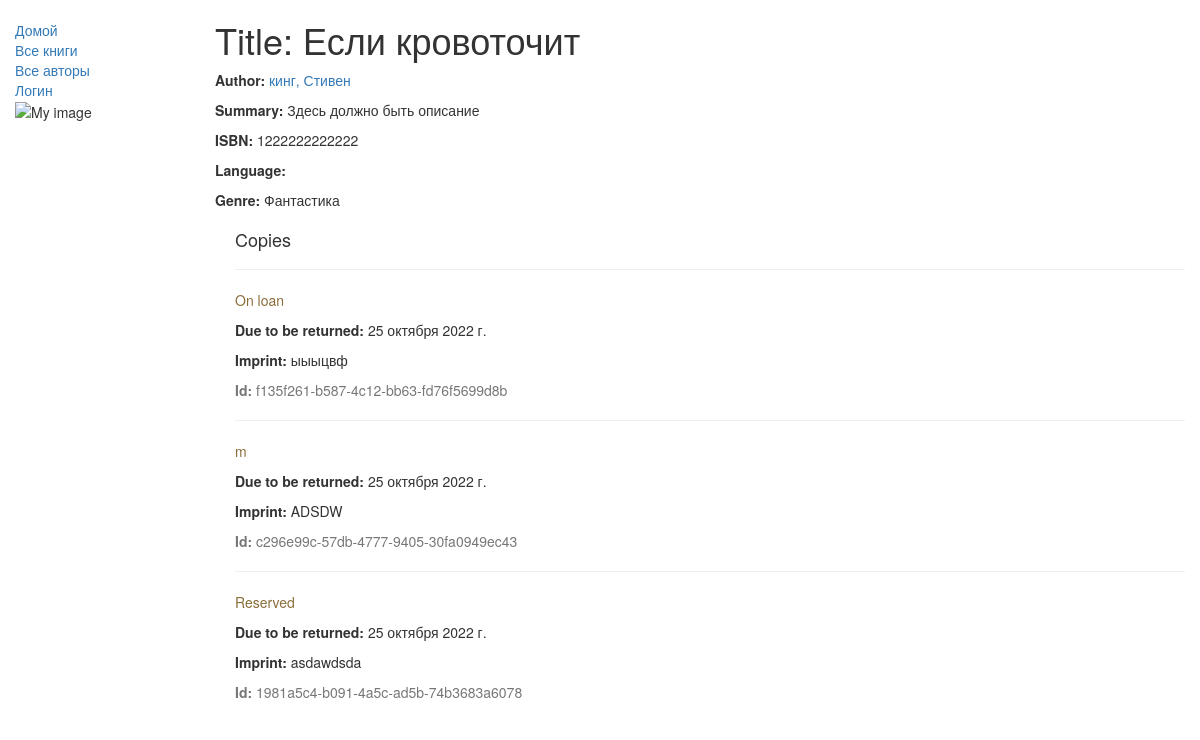
The app's page /catalog/book/4 with its own data.
### catalog/models.py (models this page shows, shortened)
class Book(models.Model):
    title = models.CharField(max_length=200)
    author = models.ForeignKey('Author', on_delete=models.SET_NULL, null=True)
    summary = models.TextField(max_length=1000, help_text="Enter a brief description of the book")
    isbn = models.CharField('ISBN', max_length=13,
                            help_text='13 Character <a href= "https://www.isbn-international.org/content/what-isbn"> ISBN number</a>')
    genre = models.ManyToManyField(Genre, help_text="Select a genre for this book")
    def display_genre(self):
        return ', '.join([genre.name for genre in self.genre.all()[:3]])
    display_genre.short_description = 'Genre'

class Author(models.Model):
    first_name = models.CharField(max_length=100)
    last_name = models.CharField(max_length=100)
    date_of_birth = models.DateField(null=True, blank=True)
    date_of_death = models.DateField('Died', null=True, blank=True)
    def __str__(self):
        return '{0}, {1}'.format(self.last_name, self.first_name)

class Genre(models.Model):
    name = models.CharField(max_length=200, help_text="Enter a bookgenre (e.g. Science Fiction, French Poetry etc.)")
    def __str__(self):
        return self.name

class BookInstance(models.Model):
    id = models.UUIDField(primary_key=True, default=uuid.uuid4,
                          help_text="Unique ID for this particular book across whole library")
    book = models.ForeignKey('Book', on_delete=models.RESTRICT, null=True)
    imprint = models.CharField(max_length=200)
    due_back = models.DateField(null=True, blank=True)
    borrower = models.ForeignKey(User, on_delete=models.SET_NULL, null=True, blank=True)
    LOAN_STATUS = (
        ('d', 'Maintenance'),
        ('o', 'On loan'),
        ('a', 'Available'),
        ('r', 'Reserved'),
    )
    status = models.CharField(
        max_length=1,
        choices=LOAN_STATUS,
        blank=True,
        default='d',
        help_text='Book availability')
    class Meta:
        ordering = ['due_back']
        permissions = (("can_mark_returned", "Set book as returned"),)

### catalog/views.py (the view, shortened to what this page needs)
# urls.py: path('book/<int:pk>', views.BookDetailView.as_view(), name='book-detail'),
class BookDetailView(generic.DetailView):
    model = Book

### catalog/templates/catalog/book_detail.html (shortened to what this page needs)
{% extends "base_generic.html" %}
{% block content %}
  <h1>Title: {{ book.title }}</h1>
  <p><strong>Author:</strong> <a href="">{{ book.author }}</a></p>
  <p><strong>Summary:</strong> {{ book.summary }}</p>
  <p><strong>ISBN:</strong> {{ book.isbn }}</p>
  <p><strong>Language:</strong> {{ book.language }}</p>
  <p><strong>Genre:</strong> {% for genre in book.genre.all %} {{ genre }}{% if not forloop.last %}, {% endif %}{% endfor %}</p>
  <div style="margin-left:20px;margin-top:20px">
    <h4>Copies</h4>
    {% for copy in book.bookinstance_set.all %}
    <hr>
    <p class="{% if copy.status == 'a' %}text-success{% elif copy.status == 'd' %}text-danger{% else %}text-warning{% endif %}">{{ copy.get_status_display }}</p>
    {% if copy.status != 'a' %}<p><strong>Due to be returned:</strong> {{copy.due_back}}</p>{% endif %}
    <p><strong>Imprint:</strong> {{copy.imprint}}</p>
    <p class="text-muted"><strong>Id:</strong> {{copy.id}}</p>
    {% endfor %}
  </div>
{% endblock %}

### records on screen
Book: title "Если кровоточит", author "кинг, Стивен", summary "Здесь должно быть описание", isbn "1222222222222"
Genre: name "Фантастика"
BookInstance: status "On loan", due_back "25 октября 2022 г.", imprint "ыыыцвф", id "f135f261-b587-4c12-bb63-fd76f5699d8b"
BookInstance: status "m", due_back "25 октября 2022 г.", imprint "ADSDW", id "c296e99c-57db-4777-9405-30fa0949ec43"
BookInstance: status "Reserved", due_back "25 октября 2022 г.", imprint "asdawdsda", id "1981a5c4-b091-4a5c-ad5b-74b3683a6078"
